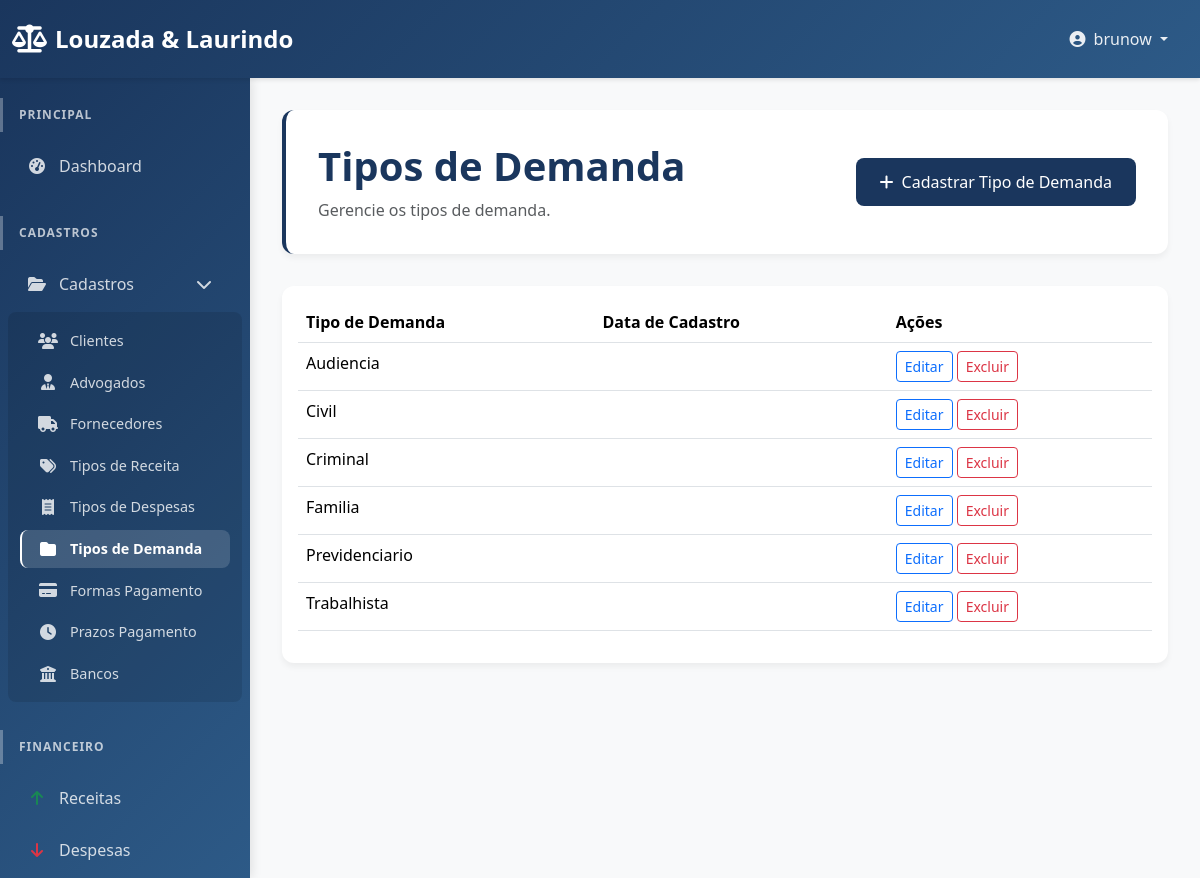
The page /dashboard/tipo-demanda/ (signed in) on the database its author committed.
### users/models.py (models this page shows, shortened)
class Lawyer(AbstractUser):
    cpf = models.CharField(max_length=14, unique=True, blank=True, null=True, verbose_name="CPF")
    oab_number = models.CharField(max_length=20, blank=True, null=True, verbose_name="Número OAB")
    STATE_CHOICES = [
        ('AC', 'Acre'), ('AL', 'Alagoas'), ('AP', 'Amapá'), ('AM', 'Amazonas'),
        ('BA', 'Bahia'), ('CE', 'Ceará'), ('DF', 'Distrito Federal'), ('ES', 'Espírito Santo'),
        ('GO', 'Goiás'), ('MA', 'Maranhão'), ('MT', 'Mato Grosso'), ('MS', 'Mato Grosso do Sul'),
        ('MG', 'Minas Gerais'), ('PA', 'Pará'), ('PB', 'Paraíba'), ('PR', 'Paraná'),
        ('PE', 'Pernambuco'), ('PI', 'Piauí'), ('RJ', 'Rio de Janeiro'), ('RN', 'Rio Grande do Norte'),
        ('RS', 'Rio Grande do Sul'), ('RO', 'Rondônia'), ('RR', 'Roraima'), ('SC', 'Santa Catarina'),
        ('SP', 'São Paulo'), ('SE', 'Sergipe'), ('TO', 'Tocantins'),
    ]
    oab_section = models.CharField(max_length=2, choices=STATE_CHOICES, blank=True, null=True, verbose_name="Seccional OAB")
    phone = models.CharField(max_length=20, blank=True, null=True, verbose_name="Telefone")
    pix_key = models.CharField(max_length=255, blank=True, null=True, verbose_name="Chave PIX")
    professional_address = models.TextField(blank=True, null=True, verbose_name="Endereço Profissional")
    registration_date = models.DateField(default=timezone.now, verbose_name="Data de Cadastro")
    enable_publications = models.BooleanField(default=False, verbose_name="Publicações Ativadas")
    enable_login = models.BooleanField(default=True, verbose_name="Login Ativado")
    groups = models.ManyToManyField(
        'auth.Group',
        verbose_name='groups',
        blank=True,
        help_text='The groups this user belongs to. A user will get all permissions granted to each of their groups.',
        related_name="lawyer_set",
        related_query_name="lawyer",
    )
    user_permissions = models.ManyToManyField(
        'auth.Permission',
        verbose_name='user permissions',
        blank=True,
        help_text='Specific permissions for this user.',
        related_name="lawyer_set",
        related_query_name="lawyer",
    )

### dashboard/models.py (models this page shows, shortened)
class TipoDemanda(models.Model):
    nome = models.CharField(max_length=100, verbose_name="Nome")
    descricao = models.TextField(blank=True, null=True, verbose_name="Descrição")
    area_direito = models.CharField(max_length=100, blank=True, null=True, verbose_name="Área do Direito")
    class Meta:
        verbose_name = "Tipo de Demanda"
        verbose_name_plural = "Tipos de Demanda"

### dashboard/views.py (the view)
# urls.py: path('tipo-demanda/', views.tipo_demanda_list, name='tipo_demanda_list'),
@login_required
def tipo_demanda_list(request):
    tipos_demanda = TipoDemanda.objects.all().order_by('nome')
    return render(request, 'dashboard/tipo_demanda_list.html', {
        'tipos_demanda': tipos_demanda
    })

### dashboard/templates/dashboard/tipo_demanda_list.html (shortened to what this page needs)
{% extends 'dashboard/base.html' %}
{% block content %}
<div class="page-header">
    <div class="d-flex justify-content-between align-items-center">
        <div>
            <h1>Tipos de Demanda</h1>
            <p class="text-muted">Gerencie os tipos de demanda.</p>
        </div>
        <div>
            <a href="{% url 'dashboard:tipo_demanda_create' %}" class="btn btn-primary"><i class="fas fa-plus me-2"></i>Cadastrar Tipo de Demanda</a>
        </div>
    </div>
</div>
<div class="card">
    <div class="card-body">
        <table class="table table-hover">
            <thead>
                <tr>
                    <th>Tipo de Demanda</th>
                    <th>Data de Cadastro</th>
                    <th>Ações</th>
                </tr>
            </thead>
            <tbody>
                {% for tipo_demanda in tipos_demanda %}
                <tr>
                    <td>{{ tipo_demanda.nome }}</td>
                    <td>{{ tipo_demanda.data_cadastro|date:"d/m/Y" }}</td>
                    <td>
                        <a href="{% url 'dashboard:tipo_demanda_update' tipo_demanda.pk %}" class="btn btn-sm btn-outline-primary">Editar</a>
                        <a href="{% url 'dashboard:tipo_demanda_delete' tipo_demanda.pk %}" class="btn btn-sm btn-outline-danger">Excluir</a>
                    </td>
                </tr>
                {% endfor %}
            </tbody>
        </table>
    </div>
</div>
{% endblock %}

### dashboard/templates/dashboard/base.html (shortened to what this page needs)
<!doctype html>
<html lang="pt-BR">
<head>
    <link href="https://cdn.jsdelivr.net/npm/bootstrap@5.3.3/dist/css/bootstrap.min.css" rel="stylesheet">
    <link href="https://cdnjs.cloudflare.com/ajax/libs/font-awesome/6.4.0/css/all.min.css" rel="stylesheet">
    {% load static %}
    <link href="{% static 'dashboard/css/custom.css' %}" rel="stylesheet">
</head>
<body>
    {% if user.is_authenticated %}
    <nav class="navbar navbar-expand-lg navbar-dark sticky-top">
        <div class="container-fluid">
            <a class="navbar-brand" href="{% url 'dashboard:home' %}">
                <i class="fas fa-balance-scale"></i>
                Louzada & Laurindo
            </a>
            <div class="collapse navbar-collapse" id="navbarNav">
                <ul class="navbar-nav ms-auto">
                    <li class="nav-item dropdown">
                        <a class="nav-link dropdown-toggle" href="#" id="navbarDropdown" role="button" data-bs-toggle="dropdown" aria-expanded="false">
                            <i class="fas fa-user-circle me-1"></i>
                            {{ user.get_full_name|default:user.username }}
                        </a>
                    </li>
                </ul>
            </div>
        </div>
    </nav>
    <div class="d-flex">
        <div class="offcanvas-lg offcanvas-start sidebar" tabindex="-1" id="sidebarMenu" aria-labelledby="sidebarMenuLabel">
            <div class="offcanvas-body d-flex flex-column">
                <nav class="nav flex-column flex-grow-1">
                    <div class="nav-section">
                        <div class="nav-section-title">Principal</div>
                        <ul class="nav flex-column">
                            <li class="nav-item">
                                <a class="nav-link {% if request.resolver_match.url_name == 'home' %}active{% endif %}" href="{% url 'dashboard:home' %}">
                                    <i class="fas fa-tachometer-alt"></i>
                                    Dashboard
                                </a>
                            </li>
                        </ul>
                    </div>
                    <div class="nav-section">
                        <div class="nav-section-title">Cadastros</div>
                        <ul class="nav flex-column">
                            <li class="nav-item">
                                <a class="nav-link" data-bs-toggle="collapse" href="#cadastros-submenu" role="button" aria-expanded="true" aria-controls="cadastros-submenu">
                                    <i class="fas fa-folder-open"></i>
                                    Cadastros
                                    <i class="fas fa-chevron-down ms-auto"></i>
                                </a>
                                <div class="collapse show submenu" id="cadastros-submenu">
                                    <ul class="nav flex-column">
                                        <li class="nav-item">
                                            <a class="nav-link {% if request.resolver_match.url_name == 'clients' %}active{% endif %}" href="{% url 'dashboard:clients' %}">
                                                <i class="fas fa-users"></i>
                                                Clientes
                                            </a>
                                        </li>
                                        <li class="nav-item">
                                            <a class="nav-link {% if request.resolver_match.url_name == 'lawyers' %}active{% endif %}" href="{% url 'dashboard:lawyers' %}">
                                                <i class="fas fa-user-tie"></i>
                                                Advogados
                                            </a>
                                        </li>
                                        <li class="nav-item">
                                            <a class="nav-link" href="#">
                                                <i class="fas fa-truck"></i>
                                                Fornecedores
                                            </a>
                                        </li>
                                        <li class="nav-item">
                                <a class="nav-link" href="{% url 'dashboard:tipo_receita_list' %}">
                                    <i class="fas fa-tags"></i>
                                    Tipos de Receita
                                </a>
                            </li>
                                        <li class="nav-item">
                                            <a class="nav-link" href="{% url 'dashboard:tipo_despesa_list' %}">
                                                <i class="fas fa-receipt"></i>
                                                Tipos de Despesas
                                            </a>
                                        </li>
                                        <li class="nav-item">
                                            <a class="nav-link" href="{% url 'dashboard:tipo_demanda_list' %}">
                                                <i class="fas fa-folder"></i>
                                                Tipos de Demanda
                                            </a>
                                        </li>
                                        <li class="nav-item">
                                            <a class="nav-link" href="{% url 'dashboard:forma_pagamento_list' %}">
                                                <i class="fas fa-credit-card"></i>
                                                Formas Pagamento
                                            </a>
                                        </li>
                                        <li class="nav-item">
                                            <a class="nav-link" href="{% url 'dashboard:prazo_pagamento_list' %}">
                                                <i class="fas fa-clock"></i>
                                                Prazos Pagamento
                                            </a>
                                        </li>
                                        <li class="nav-item">
                                            <a class="nav-link" href="{% url 'dashboard:banco_list' %}">
                                                <i class="fas fa-university"></i>
                                                Bancos
                                            </a>
                                        </li>
                                    </ul>
                                </div>
                            </li>
                        </ul>
                    </div>
                    <div class="nav-section">
                        <div class="nav-section-title">Financeiro</div>
                        <ul class="nav flex-column">
                            <li class="nav-item">
                                <a class="nav-link" href="{% url 'dashboard:receitas' %}">
                                    <i class="fas fa-arrow-up text-success"></i>
                                    Receitas
                                </a>
                            </li>
                            <li class="nav-item">
                                <a class="nav-link" href="#">
                                    <i class="fas fa-arrow-down text-danger"></i>
                                    Despesas
                                </a>
                            </li>
                        </ul>
                    </div>
                </nav>
            </div>
        </div>
        <div class="main-content flex-grow-1">
            {% block content %}
            {% endblock %}
        </div>
    </div>
    {% else %}
    <div class="container-fluid h-100">
        {% block login_content %}
        {% endblock %}
    </div>
    {% endif %}
</body>
</html>

### dashboard/static/dashboard/css/custom.css (style rules this page uses)
.sidebar { flex: 0 0 250px; background-color: #343a40; color: white; padding-top: 20px; height: 100vh; overflow-y: auto; position: sticky; top: 0; }
.sidebar a { color: white; text-decoration: none; display: block; padding: 10px 15px; }
.sidebar .nav-link { padding-left: 25px; }
.main-content { flex-grow: 1; padding: 20px; overflow-y: auto; }

### dashboard/templates/dashboard/base.html (style rules this page uses)
:root { --primary-color: #1a365d; --secondary-color: #2d5a87; --success-color: #28a745; --warning-color: #ffc107; --danger-color: #dc3545; --info-color: #17a2b8; --sidebar-width: 280px; }
body { font-family: 'Segoe UI', Tahoma, Geneva, Verdana, sans-serif; background-color: #f8f9fa; }
.navbar { background: linear-gradient(135deg, var(--primary-color) 0%, var(--secondary-color) 100%) !important; box-shadow: 0 2px 4px rgba(0,0,0,0.1); padding: 1rem 0; }
.navbar-brand { font-weight: 600; font-size: 1.5rem; color: white !important; display: flex; align-items: center; gap: 0.5rem; }
.navbar-brand i { font-size: 1.75rem; }
.navbar-nav .nav-link { color: rgba(255,255,255,0.9) !important; font-weight: 500; padding: 0.5rem 1rem !important; border-radius: 8px; transition: all 0.3s ease; margin: 0 0.25rem; }
.sidebar { width: var(--sidebar-width) !important; background: linear-gradient(135deg, var(--primary-color) 0%, var(--secondary-color) 100%) !important; border: none !important; box-shadow: 2px 0 10px rgba(0,0,0,0.1); }
.offcanvas-body { padding: 1.5rem 0; }
.nav-section { margin-bottom: 1.5rem; }
.nav-section-title { padding: 0.5rem 1rem; font-size: 0.75rem; text-transform: uppercase; letter-spacing: 1px; color: rgba(255,255,255,0.7); font-weight: 600; margin-bottom: 0.5rem; border-left: 3px solid rgba(255,255,255,0.3); }
.sidebar .nav-link { color: rgba(255,255,255,0.8) !important; padding: 0.75rem 1rem !important; margin: 0.125rem 0.5rem !important; border-radius: 8px !important; transition: all 0.3s ease; display: flex; align-items: center; font-weight: 500; border-left: 3px solid transparent; }
.sidebar .nav-link.active { color: white !important; background-color: rgba(255,255,255,0.15) !important; border-left-color: white; font-weight: 600; }
.sidebar .nav-link i { width: 20px; margin-right: 12px; text-align: center; font-size: 1rem; }
.submenu { background-color: rgba(0,0,0,0.1); border-radius: 8px; margin: 0.25rem 0.5rem; padding: 0.5rem 0; }
.submenu .nav-link { margin: 0.125rem 0.75rem !important; padding: 0.5rem 1rem !important; font-size: 0.9rem; border-left: 2px solid transparent; }
.submenu .nav-link.active { border-left-color: white; }
.main-content { padding: 2rem !important; min-height: 100vh; background-color: #f8f9fa; }
.card { border: none; border-radius: 12px; box-shadow: 0 4px 6px rgba(0,0,0,0.05); transition: all 0.3s ease; }
.btn-primary { background: var(--primary-color); border: none; border-radius: 8px; padding: 0.75rem 1.5rem; font-weight: 500; transition: all 0.3s ease; }
.page-header { background: white; padding: 2rem; border-radius: 12px; box-shadow: 0 4px 6px rgba(0,0,0,0.05); margin-bottom: 2rem; border-left: 4px solid var(--primary-color); }
.page-header h1 { margin: 0; color: var(--primary-color); font-weight: 600; }
.page-header p { margin: 0.5rem 0 0 0; color: #6c757d; }

### rows shown on the page
Lawyer: get_full_name "brunow"
TipoDemanda: nome "Audiencia"
TipoDemanda: nome "Civil"
TipoDemanda: nome "Criminal"
TipoDemanda: nome "Familia"
TipoDemanda: nome "Previdenciario"
TipoDemanda: nome "Trabalhista"
